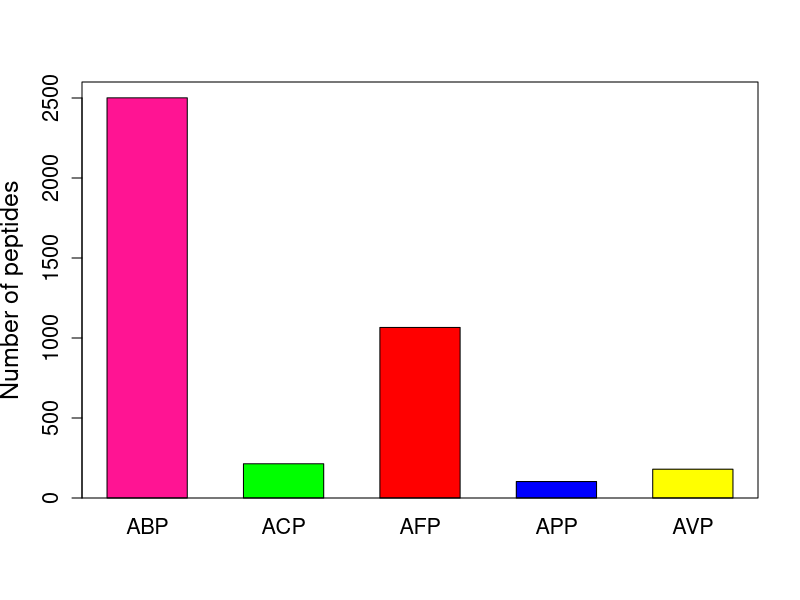

This figure's R source:
my_vector = c(2501, 214, 1066, 103, 180)
names(my_vector)=c("ABP","ACP","AFP","APP","AVP")

my_bar = barplot(my_vector,  ylim=c(0,2600), col= c("deeppink","green","red","blue", "yellow"), cex.axis=1.3, cex.names=1.3, cex.lab=1.5,
    main="", space=0.7,
    ylab="Number of peptides")
box();

